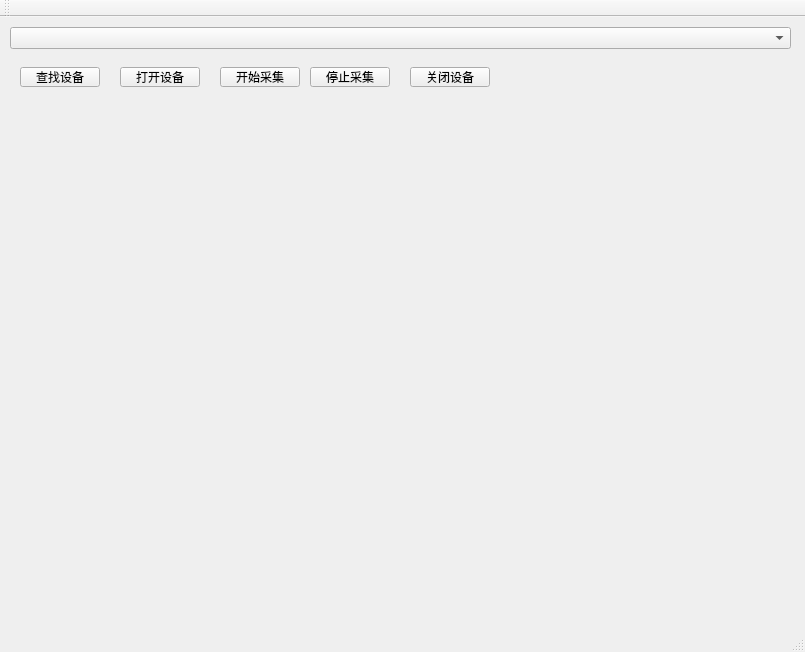
<?xml version="1.0" encoding="UTF-8"?>
<ui version="4.0">
 <class>MainWindow</class>
 <widget class="QMainWindow" name="MainWindow">
  <property name="geometry">
   <rect>
    <x>0</x>
    <y>0</y>
    <width>805</width>
    <height>652</height>
   </rect>
  </property>
  <property name="windowTitle">
   <string>MainWindow</string>
  </property>
  <widget class="QWidget" name="centralWidget">
   <widget class="QPushButton" name="pushButton_2">
    <property name="geometry">
     <rect>
      <x>20</x>
      <y>50</y>
      <width>80</width>
      <height>20</height>
     </rect>
    </property>
    <property name="text">
     <string>查找设备</string>
    </property>
   </widget>
   <widget class="QComboBox" name="comboBox">
    <property name="geometry">
     <rect>
      <x>10</x>
      <y>10</y>
      <width>781</width>
      <height>22</height>
     </rect>
    </property>
   </widget>
   <widget class="QPushButton" name="pushButton_3">
    <property name="geometry">
     <rect>
      <x>120</x>
      <y>50</y>
      <width>80</width>
      <height>20</height>
     </rect>
    </property>
    <property name="text">
     <string>打开设备</string>
    </property>
   </widget>
   <widget class="QPushButton" name="pushButton_4">
    <property name="geometry">
     <rect>
      <x>410</x>
      <y>50</y>
      <width>80</width>
      <height>20</height>
     </rect>
    </property>
    <property name="text">
     <string>关闭设备</string>
    </property>
   </widget>
   <widget class="QPushButton" name="pushButton_5">
    <property name="geometry">
     <rect>
      <x>220</x>
      <y>50</y>
      <width>80</width>
      <height>20</height>
     </rect>
    </property>
    <property name="text">
     <string>开始采集</string>
    </property>
   </widget>
   <widget class="QLabel" name="label">
    <property name="geometry">
     <rect>
      <x>20</x>
      <y>150</y>
      <width>581</width>
      <height>431</height>
     </rect>
    </property>
    <property name="text">
     <string/>
    </property>
    <property name="scaledContents">
     <bool>true</bool>
    </property>
    <property name="margin">
     <number>1</number>
    </property>
   </widget>
   <widget class="QPushButton" name="pushButton">
    <property name="geometry">
     <rect>
      <x>310</x>
      <y>50</y>
      <width>80</width>
      <height>20</height>
     </rect>
    </property>
    <property name="text">
     <string>停止采集</string>
    </property>
   </widget>
  </widget>
  <widget class="QMenuBar" name="menuBar">
   <property name="geometry">
    <rect>
     <x>0</x>
     <y>0</y>
     <width>805</width>
     <height>22</height>
    </rect>
   </property>
  </widget>
  <widget class="QToolBar" name="mainToolBar">
   <attribute name="toolBarArea">
    <enum>TopToolBarArea</enum>
   </attribute>
   <attribute name="toolBarBreak">
    <bool>false</bool>
   </attribute>
  </widget>
  <widget class="QStatusBar" name="statusBar"/>
 </widget>
 <layoutdefault spacing="6" margin="11"/>
 <resources/>
 <connections/>
</ui>
